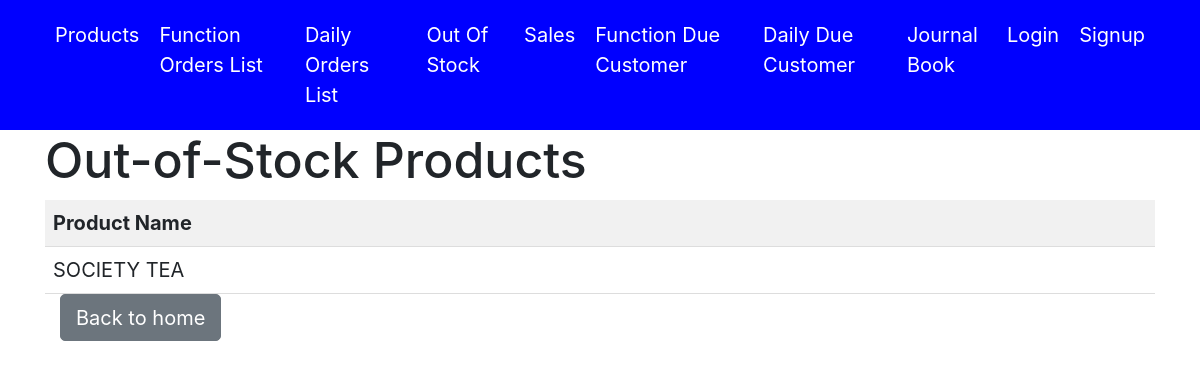
Before: /stock_out_products/list/ with the older database file.
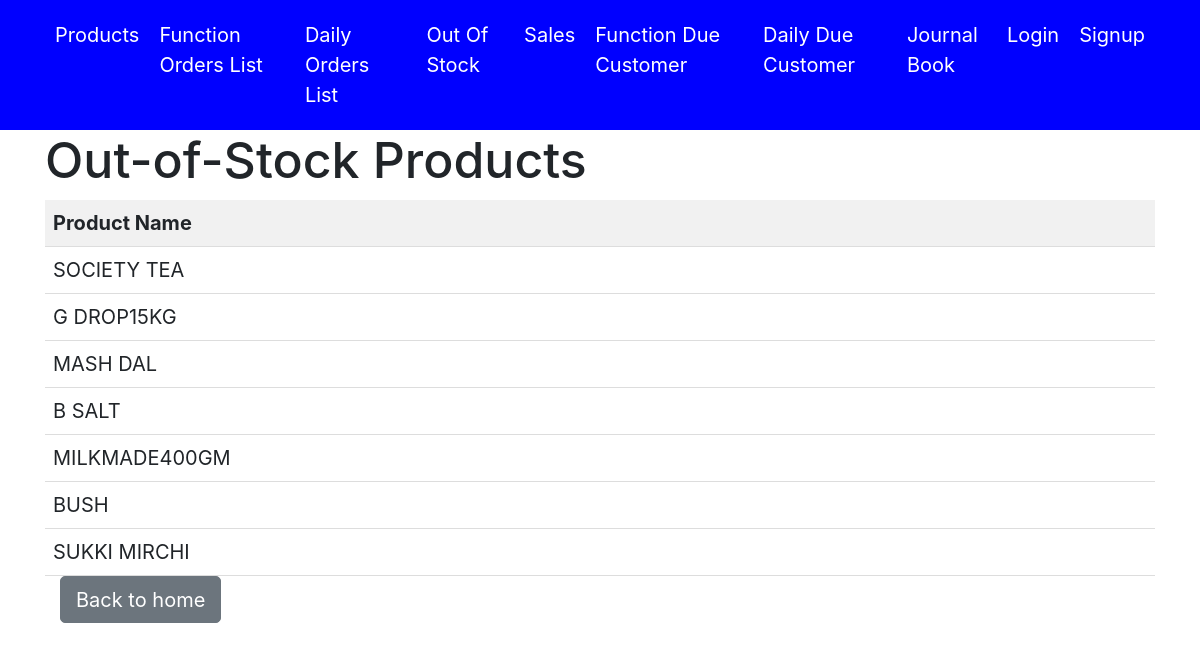
After: the same page with the newer database file.
### accounts/models.py (models this page shows, shortened)
class Product(models.Model):
    name = models.CharField(max_length=255)
    Retail_price = models.DecimalField(max_digits=10, decimal_places=2,blank=True)
    Bulk_price = models.DecimalField(max_digits=10, decimal_places=2,blank=True)
    mrp = models.DecimalField(max_digits=10, decimal_places=2, blank=True,default=0)  # New MRP field
    stock_quantity = models.DecimalField(max_digits=10, decimal_places=2, default=Decimal('0.00'))  # Change to DecimalField
    created_at = models.DateTimeField(auto_now_add=True)
    updated_at = models.DateTimeField(auto_now=True)

### accounts/views.py (the view)
# urls.py: path('stock_out_products/list/', views.out_of_stock_products, name='out_of_stock_products'),
def out_of_stock_products(request):
    osp = Product.objects.filter(stock_quantity = 0)
    context = {'out_of_stock_products': osp}
    return render(request, 'out_of_stock_products.html', context)

### accounts/templates/out_of_stock_products.html (shortened to what this page needs)
{% extends 'base.html' %}
{% block content %}
<head>
</head>
<body>
    <h1>Out-of-Stock Products</h1>
    {% if out_of_stock_products %}
      <table>
        <thead>
          <tr>
            <th>Product Name</th>
          </tr>
        </thead>
        <tbody>
          {% for product in out_of_stock_products %}
          <tr>
            <td>{{ product.name }}</td>
          </tr>
          {% endfor %}
        </tbody>
      </table>
    {% else %}
      <p>No products are out of stock.</p>
    {% endif %}
    <div class="col text-left">
      <a href="{% url 'home' %}" class="btn btn-secondary">Back to home</a>
  </div>
  </body>
  {% endblock %}

Changed rows visible on the page:
added Product: name "G DROP15KG"
added Product: name "MASH DAL"
added Product: name "B SALT"
added Product: name "MILKMADE400GM"
added Product: name "BUSH"
added Product: name "SUKKI MIRCHI"
